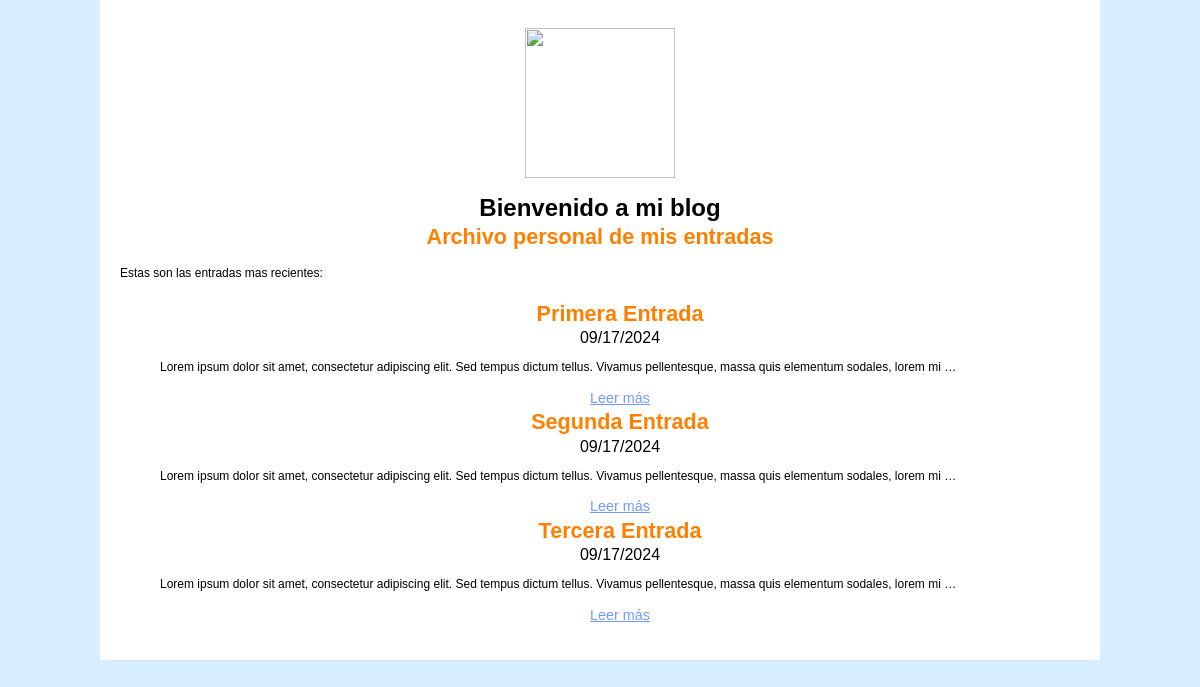
The page / on the database its author committed.
### blog/models.py (models this page shows)
class Post(models.Model):
    tittle = models.CharField(max_length=200, verbose_name="Título")
    content =  models.TextField(verbose_name="Contenido")
    created = models.DateTimeField(auto_now=True, verbose_name="Creado")
    modified = models.DateTimeField(auto_now=True, verbose_name="Modificado")
    def __str__(self):
        return self.tittle
    class Meta:
        verbose_name  = "entrada"
        verbose_name_plural = "entradas"

### blog/views.py (the view)
# urls.py: 2. Add a URL to urlpatterns:  path('', views.home, name='home')
def home(request):
    posts = Post.objects.all()
    return render(request, "blog/home.html",{'posts':posts})

### blog/templates/blog/home.html (shortened to what this page needs)
{% extends "blog/base.html" %}
{% block content %}
    <p>Estas son las entradas mas recientes:</p>
    <ul>
        {% for post in posts %}
            <h3><b>{{ post }}</b></h3>
            <span class="date">{{ post.created | date:"SHORT_DATE_FORMAT" }}</span>
            <p>{{ post.content | truncatewords:"20"}}</p>
            <a href="{% url 'post' id=post.id %}">Leer más</a>
        {% endfor %}
    </ul>
{% endblock %}

### blog/templates/blog/base.html (shortened to what this page needs)
{% load static %}
<!DOCTYPE html>
<html lang="en">
<head>
    <link rel="stylesheet" href="{% static 'blog/styles.css' %}">
</head>
<body>
    <main>
        <img src="{% static 'blog/hektor.png'%}" alt="" class="top">
        <h1>
            Bienvenido a mi blog
        </h1>
        <h3>
            Archivo personal de mis entradas
        </h3>
        {% block content %}{% endblock %}
    </main>
</body>
</html>

### static/blog/styles.css (style rules this page uses)
body { font-family: Arial, Helvetica, sans-serif; padding: 0; margin: 0; background: rgb(214, 238, 255); }
main { min-width: 50rem; max-width: 60rem; margin: 0 auto; padding: 1.25rem; text-align: center; background: #fff; }
h1 { font-size: 150%; margin: 0 auto; }
h3 { font-size: 135%; color: rgb(255, 128, 0); padding: 0.15rem 0; margin: 0; }
p { font-size: 75%; text-align: justify; line-height: 1.1rem; }
a { font-size: 90%; color: rgb(115, 155, 255); }
img.top { height: 150px; width: 150px; padding: 0.5rem 0 1rem; }

### rows shown on the page
Post: tittle "Primera Entrada", created "09/17/2024", content "Lorem ipsum dolor sit amet, consectetur adipiscing elit. Sed tempus dictum tellus. Vivamus pellentesque, massa quis elementum sodales, lorem mi …"
Post: tittle "Segunda Entrada", created "09/17/2024", content "Lorem ipsum dolor sit amet, consectetur adipiscing elit. Sed tempus dictum tellus. Vivamus pellentesque, massa quis elementum sodales, lorem mi …"
Post: tittle "Tercera Entrada", created "09/17/2024", content "Lorem ipsum dolor sit amet, consectetur adipiscing elit. Sed tempus dictum tellus. Vivamus pellentesque, massa quis elementum sodales, lorem mi …"
